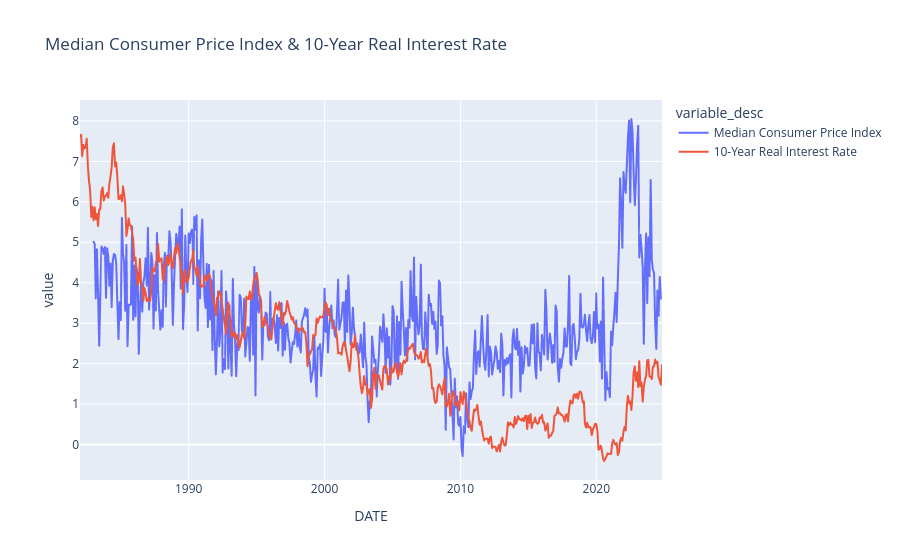

Notebook cell for this chart:
### Code cell
# Display simple line chart using plotly in Jupyter Notebook
fig_simpleLineChart.show()

### Figure 1 — Plotly figure (JSON) as saved in the notebook; plotly's stock layout.template omitted (floating-point values rounded to 4 significant figures; data arrays with more than 128 entries replaced by an {"elided": "..."} marker saying what was removed)
{"data": [{"hovertemplate": "variable_desc=Median Consumer Price Index<br>DATE=%{x}<br>value=%{y}<extra></extra>", "legendgroup": "Median Consumer Price Index", "line": {"color": "#636efa", "dash": "solid"}, "marker": {"symbol": "circle"}, "mode": "lines", "name": "Median Consumer Price Index", "showlegend": true, "type": "scattergl", "x": {"elided": "502 str values"}, "xaxis": "x", "y": {"elided": "502 float values"}, "yaxis": "y"}, {"hovertemplate": "variable_desc=10-Year Real Interest Rate<br>DATE=%{x}<br>value=%{y}<extra></extra>", "legendgroup": "10-Year Real Interest Rate", "line": {"color": "#EF553B", "dash": "solid"}, "marker": {"symbol": "circle"}, "mode": "lines", "name": "10-Year Real Interest Rate", "showlegend": true, "type": "scattergl", "x": {"elided": "515 str values"}, "xaxis": "x", "y": {"elided": "515 float values"}, "yaxis": "y"}], "layout": {"legend": {"title": {"text": "variable_desc"}, "tracegroupgap": 0}, "title": {"text": "Median Consumer Price Index & 10-Year Real Interest Rate"}, "xaxis": {"anchor": "y", "domain": [0, 1], "title": {"text": "DATE"}}, "yaxis": {"anchor": "x", "domain": [0, 1], "title": {"text": "value"}}}}
